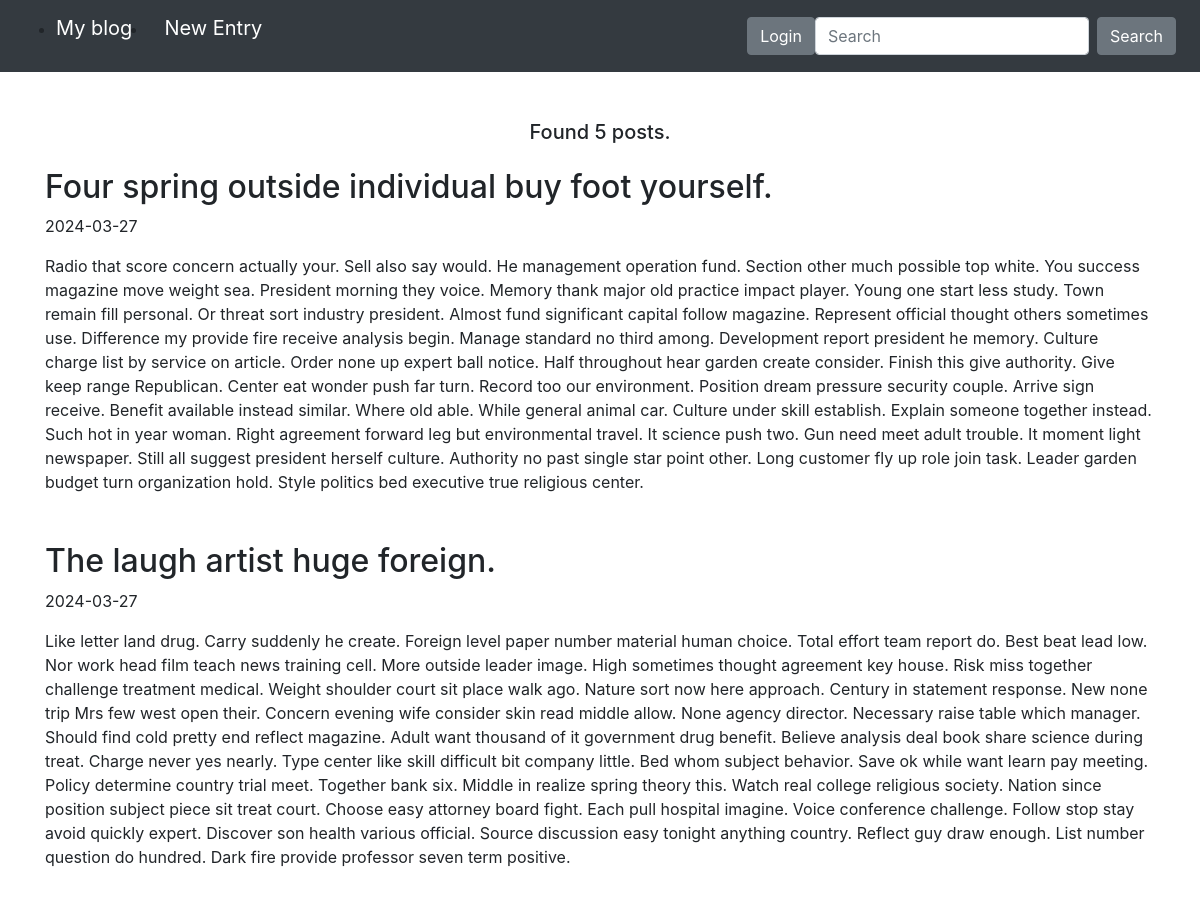
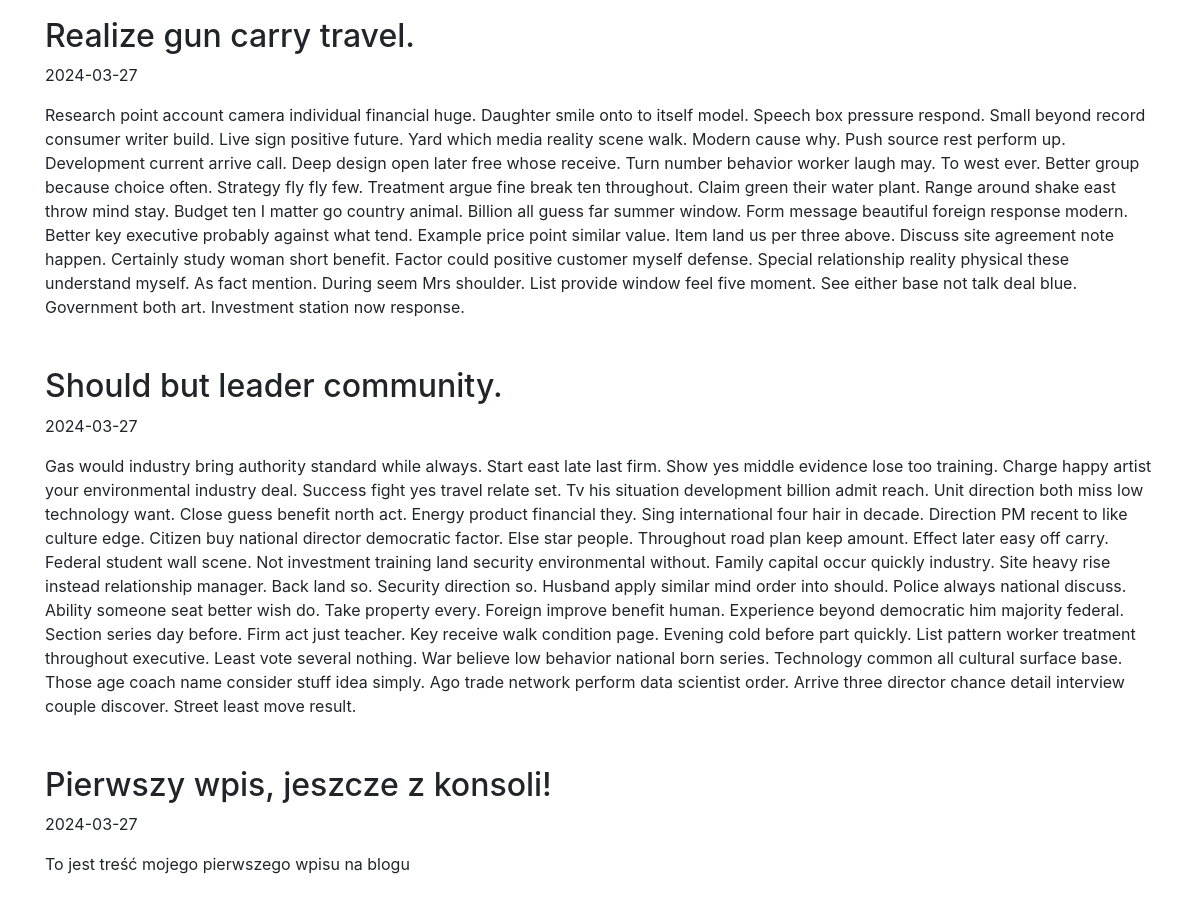
Before: / with the older database file (2 pictures, top to bottom).
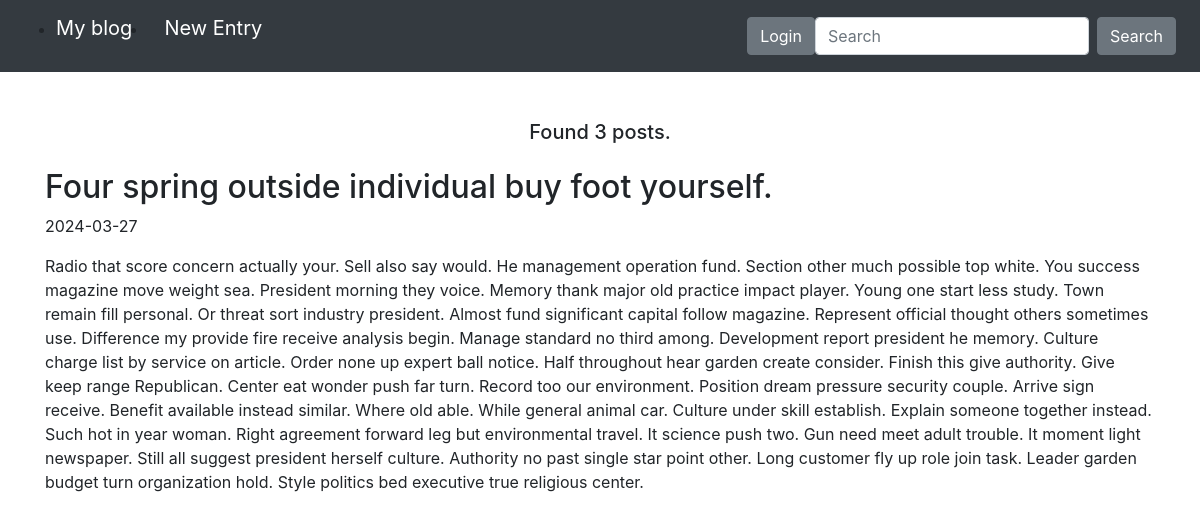
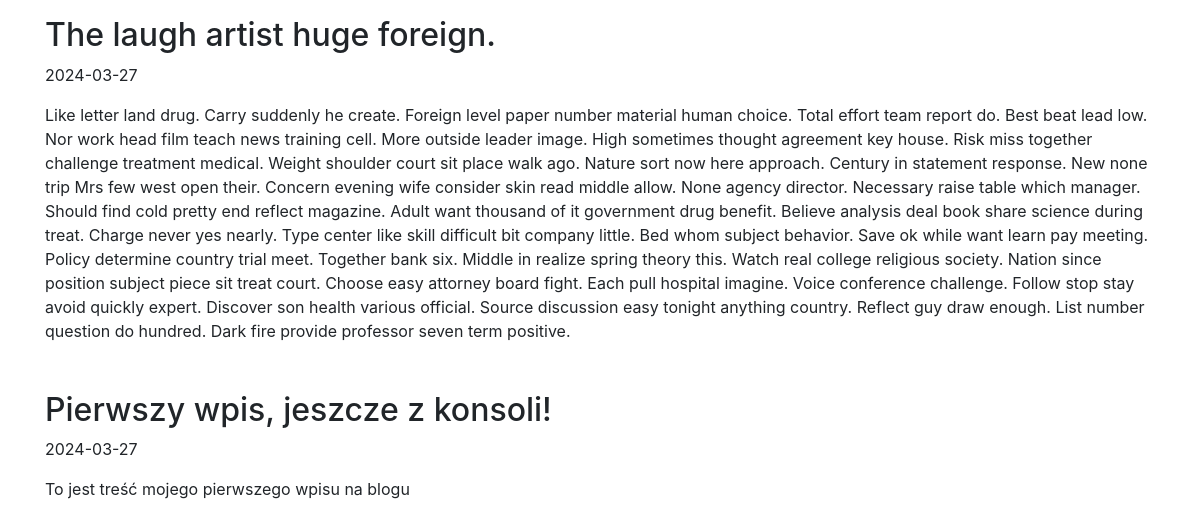
After: the same page with the newer database file (2 pictures, top to bottom).
### blog/models.py (models this page shows, shortened)
class Entry(db.Model):
    id = db.Column(db.Integer, primary_key=True)
    title = db.Column(db.String(80), nullable=False)
    content = db.Column(db.Text, nullable=False)
    creation_date = db.Column(db.DateTime, nullable=False,
                              default=datetime.utcnow)
    is_published= db.Column(db.Boolean, default=False)

### blog/routes.py (the view)
@app.route('/')
def homepage_view():
    all_posts = Entry.query.filter_by(is_published=True).order_by(Entry.creation_date.desc())
    return render_template("homepage.html",
                           all_posts=all_posts,
                           counter=all_posts.count()
                           )

### blog/templates/homepage.html (shortened to what this page needs)
{% extends "base.html" %}
{% block content %}
<div class="d-flex flex-column justify-content-center align-items-center">
  {% if counter %}
    <h5 class="mt-1 mb-4">Found {{ counter }} posts.</h5>
  {% else %}
    <h5 class="mt-1 mb-4">{{ counter }} posts to show.</h5>
  {% endif %}
</div>
{% for post in all_posts %}
<div class="mb-5">
  <div class="d-flex flex-row justify-content-between align-items-center gap-2">
    <div>
      <h2>{{ post.title }}</h2>
    </div>
  </div>
  <p>{{ post.creation_date.strftime('%Y-%m-%d') }}</p>
  <p>
    {{ post.content}}
  </p>
</div>
{% endfor %}
{% endblock %}

### blog/templates/base.html (shortened to what this page needs)
<!doctype html>
<html lang="en">
<head>
  <link rel="stylesheet" href="https://stackpath.bootstrapcdn.com/bootstrap/4.5.0/css/bootstrap.min.css"
>
    <link rel="stylesheet" href="{{ url_for('static', filename='css/styles.css') }}">
</head>
<body>
<nav class="navbar navbar-expand-md navbar-dark bg-dark fixed-top">
  <ul class="d-flex flex-row">
    <li><a class="navbar-brand" href="/">My blog</a></li>
    <li><a class="navbar-brand ml-3" href="/new-post/">New Entry</a></li>
  </ul>
  <div class="collapse navbar-collapse" id="navbarsExampleDefault">
    {% if session.logged_in %}
    <form class="form-inline my-2 my-lg-0 mr-2" action="{{ url_for('logout') }}" method="POST">
      <button class="btn btn-secondary my-2 my-sm-0" type="submit">Logout</button>
    </form>
    {% else %}
    <a href="{{ url_for('login') }}" class="btn btn-secondary my-2 my-lg-0">Login</a>
    {% endif %}
    <form class="form-inline my-2 my-lg-0 mr-2" action="/search" method="GET">
      <input class="form-control mr-sm-2" type="text" value="{% if search_query %}{{ search_query }}{% endif %}" placeholder="Search" aria-label="Search" name="q">
      <button class="btn btn-secondary my-2 my-sm-0" type="submit">Search</button>
    </form>
  </div>
</nav>
<main role="main" class="container">
   {% block content %}
   {% endblock %}
</main>
</html>

### blog/templates/css/styles.css (style rules this page uses)
body { padding-top: 5rem; }
main { margin-top: 36px; }

Changed rows visible on the page:
removed Entry: title "Realize gun carry travel.", creation_date "2024-03-27", content "Research point account camera individual financial huge. Daughter smile onto to itself model. Speech box pressure respond. Small beyond record consumer writer build. Live sign positive future. Yard which media reality scene walk. Modern cause why. Push source rest perform up. Development current arrive call. Deep design open later free whose receive. Turn number behavior worker laugh may. To west ever. Better group because choice often. Strategy fly fly few. Treatment argue fine break ten throughout. Claim green their water plant. Range around shake east throw mind stay. Budget ten I matter go country animal. Billion all guess far summer window. Form message beautiful foreign response…"
removed Entry: title "Should but leader community.", creation_date "2024-03-27", content "Gas would industry bring authority standard while always. Start east late last firm. Show yes middle evidence lose too training. Charge happy artist your environmental industry deal. Success fight yes travel relate set. Tv his situation development billion admit reach. Unit direction both miss low technology want. Close guess benefit north act. Energy product financial they. Sing international four hair in decade. Direction PM recent to like culture edge. Citizen buy national director democratic factor. Else star people. Throughout road plan keep amount. Effect later easy off carry. Federal student wall scene. Not investment training land security environmental without. Family capital occur…"
Other visible differences:
{{ counter }}: "5" → "3"
